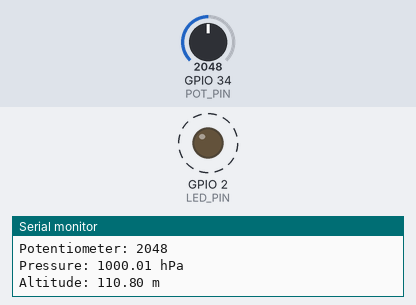
This sketch was run on a simulated ESP32. On the bench: output pins drawn as LEDs (lit = HIGH), the last lines printed to the serial monitor. Dashed ring = blinking. The inputs (shaded band) are chosen by the test bench; at power-on: GPIO 34 (POT_PIN) = 2048 (analog values on the 0–4095 scale).

Above: at 1.3 s.
1.4 s: GPIO 34 (POT_PIN) set to 635
4.4 s: GPIO 34 (POT_PIN) set to 547
At 5.2 s:
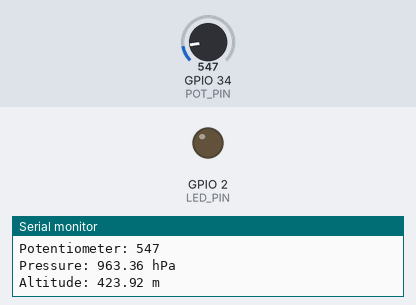
5.9 s: GPIO 34 (POT_PIN) set to 640
At 6.14 s:
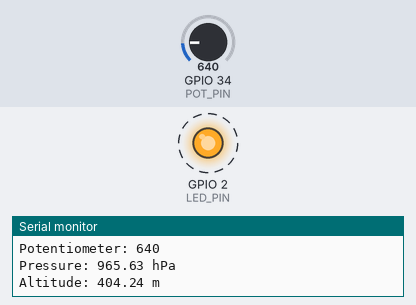
8.9 s: GPIO 34 (POT_PIN) set to 560
At 9.6 s:
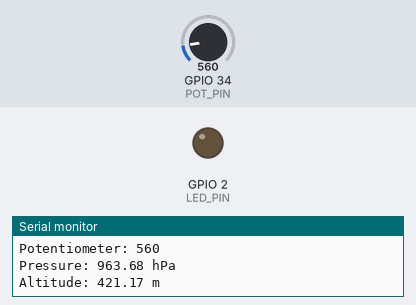
Timing chart, 0 to 11.4 s (numbered marks = the images above; inputs shaded):
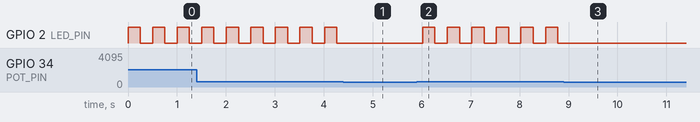

The sketch:

POT.ino
```cpp
#include <Arduino.h>
#include <math.h>

// ESP32 pin numbers
#define POT_PIN 34
#define LED_PIN 2

// Threshold
#define THRESHOLD 600

// Sea-level pressure in hPa
const float SEA_LEVEL_PRESSURE = 1013.25;

int potValue;
float pressure;
float altitude;

void setup() {
  Serial.begin(115200);

  pinMode(LED_PIN, OUTPUT);
  digitalWrite(LED_PIN, LOW);

  analogReadResolution(12);
}

void loop() {
  // Read potentiometer
  potValue = analogRead(POT_PIN);

  // Simulate pressure between 950 and 1050 hPa
  pressure = 950.0 + (potValue / 4095.0) * 100.0;

  // Calculate estimated altitude in metres
  altitude = 44330.0 *
      (1.0 - pow(pressure / SEA_LEVEL_PRESSURE, 0.1903));

  // Print results
  Serial.print("Potentiometer: ");
  Serial.println(potValue);

  Serial.print("Pressure: ");
  Serial.print(pressure);
  Serial.println(" hPa");

  Serial.print("Altitude: ");
  Serial.print(altitude);
  Serial.println(" m");

  // Blink LED if reading exceeds 600
  if (potValue > THRESHOLD) {
    digitalWrite(LED_PIN, HIGH);
    delay(250);

    digitalWrite(LED_PIN, LOW);
    delay(250);
  } else {
    digitalWrite(LED_PIN, LOW);
    delay(500);
  }

  Serial.println("--------------------");
}
```

Measured:
- the behaviour switches between 601 and 600 on GPIO 34 (POT_PIN) (found by bisection; images 0 and 1)
- after the input at 4.4 s, GPIO 2 (LED_PIN): stops changing and stays LOW
- after the input at 5.9 s, GPIO 2 (LED_PIN): alternates HIGH for 0.25 s and LOW for 0.25 s, starting after 0.12 s
- after the input at 8.9 s, GPIO 2 (LED_PIN): stops changing and stays LOW
- by itself, GPIO 2 (LED_PIN): alternates HIGH for 0.25 s and LOW for 0.25 s
